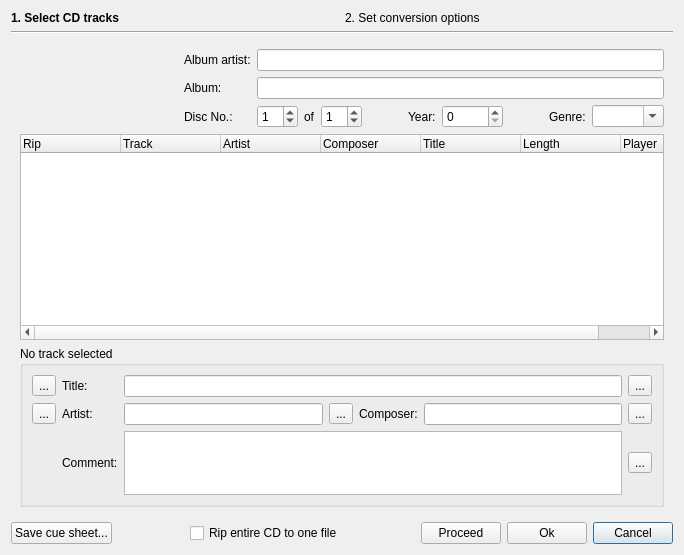
<?xml version="1.0" encoding="UTF-8"?>
<ui version="4.0">
 <class>CDOpener</class>
 <widget class="QDialog" name="CDOpener">
  <property name="geometry">
   <rect>
    <x>0</x>
    <y>0</y>
    <width>684</width>
    <height>555</height>
   </rect>
  </property>
  <property name="windowTitle">
   <string>Add CD tracks</string>
  </property>
  <property name="windowIcon">
   <iconset theme="media-optical-audio"/>
  </property>
  <layout class="QVBoxLayout" name="verticalLayout_2">
   <item>
    <layout class="QHBoxLayout" name="horizontalLayout">
     <item>
      <widget class="QLabel" name="step1Label">
       <property name="font">
        <font>
         <weight>75</weight>
         <bold>true</bold>
        </font>
       </property>
       <property name="text">
        <string>1. Select CD tracks</string>
       </property>
      </widget>
     </item>
     <item>
      <widget class="QLabel" name="step2Label">
       <property name="text">
        <string>2. Set conversion options</string>
       </property>
      </widget>
     </item>
    </layout>
   </item>
   <item>
    <widget class="Line" name="line">
     <property name="orientation">
      <enum>Qt::Horizontal</enum>
     </property>
    </widget>
   </item>
   <item>
    <widget class="QStackedWidget" name="stackedWidget">
     <property name="currentIndex">
      <number>0</number>
     </property>
     <widget class="QWidget" name="page">
      <layout class="QVBoxLayout" name="verticalLayout">
       <item>
        <layout class="QGridLayout" name="gridLayout">
         <item row="0" column="0" rowspan="3">
          <widget class="QLabel" name="coverLabel">
           <property name="sizePolicy">
            <sizepolicy hsizetype="Expanding" vsizetype="Expanding">
             <horstretch>0</horstretch>
             <verstretch>0</verstretch>
            </sizepolicy>
           </property>
           <property name="text">
            <string/>
           </property>
           <property name="scaledContents">
            <bool>true</bool>
           </property>
           <property name="alignment">
            <set>Qt::AlignCenter</set>
           </property>
          </widget>
         </item>
         <item row="0" column="1">
          <widget class="QLabel" name="albumArtistLabel">
           <property name="text">
            <string>Album artist:</string>
           </property>
          </widget>
         </item>
         <item row="0" column="2">
          <widget class="QLineEdit" name="albumArtistLineEdit"/>
         </item>
         <item row="1" column="1">
          <widget class="QLabel" name="albumLabel">
           <property name="text">
            <string>Album:</string>
           </property>
          </widget>
         </item>
         <item row="1" column="2">
          <widget class="QLineEdit" name="albumLineEdit"/>
         </item>
         <item row="2" column="1">
          <widget class="QLabel" name="discNoLabel">
           <property name="text">
            <string>Disc No.:</string>
           </property>
          </widget>
         </item>
         <item row="2" column="2">
          <layout class="QHBoxLayout" name="horizontalLayout_3">
           <item>
            <widget class="QSpinBox" name="discNoSpinBox">
             <property name="value">
              <number>1</number>
             </property>
            </widget>
           </item>
           <item>
            <widget class="QLabel" name="label_5">
             <property name="text">
              <string>of</string>
             </property>
            </widget>
           </item>
           <item>
            <widget class="QSpinBox" name="discNoTotalSpinBox">
             <property name="value">
              <number>1</number>
             </property>
            </widget>
           </item>
           <item>
            <spacer name="horizontalSpacer_2">
             <property name="orientation">
              <enum>Qt::Horizontal</enum>
             </property>
             <property name="sizeHint" stdset="0">
              <size>
               <width>40</width>
               <height>20</height>
              </size>
             </property>
            </spacer>
           </item>
           <item>
            <widget class="QLabel" name="label_6">
             <property name="text">
              <string>Year:</string>
             </property>
            </widget>
           </item>
           <item>
            <widget class="QSpinBox" name="yearSpinBox">
             <property name="maximum">
              <number>99999</number>
             </property>
            </widget>
           </item>
           <item>
            <spacer name="horizontalSpacer_3">
             <property name="orientation">
              <enum>Qt::Horizontal</enum>
             </property>
             <property name="sizeHint" stdset="0">
              <size>
               <width>40</width>
               <height>20</height>
              </size>
             </property>
            </spacer>
           </item>
           <item>
            <widget class="QLabel" name="label_7">
             <property name="text">
              <string>Genre:</string>
             </property>
            </widget>
           </item>
           <item>
            <widget class="QComboBox" name="genreComboBox">
             <property name="sizePolicy">
              <sizepolicy hsizetype="Preferred" vsizetype="Fixed">
               <horstretch>1</horstretch>
               <verstretch>0</verstretch>
              </sizepolicy>
             </property>
             <property name="editable">
              <bool>true</bool>
             </property>
            </widget>
           </item>
          </layout>
         </item>
        </layout>
       </item>
       <item>
        <widget class="QTreeWidget" name="tracksTreeWidget">
         <property name="sizePolicy">
          <sizepolicy hsizetype="Expanding" vsizetype="Expanding">
           <horstretch>0</horstretch>
           <verstretch>1</verstretch>
          </sizepolicy>
         </property>
         <property name="selectionMode">
          <enum>QAbstractItemView::ExtendedSelection</enum>
         </property>
         <property name="rootIsDecorated">
          <bool>false</bool>
         </property>
         <column>
          <property name="text">
           <string>Rip</string>
          </property>
         </column>
         <column>
          <property name="text">
           <string>Track</string>
          </property>
         </column>
         <column>
          <property name="text">
           <string>Artist</string>
          </property>
         </column>
         <column>
          <property name="text">
           <string>Composer</string>
          </property>
         </column>
         <column>
          <property name="text">
           <string>Title</string>
          </property>
         </column>
         <column>
          <property name="text">
           <string>Length</string>
          </property>
         </column>
         <column>
          <property name="text">
           <string>Player</string>
          </property>
         </column>
        </widget>
       </item>
       <item>
        <widget class="QGroupBox" name="trackGroupBox">
         <property name="sizePolicy">
          <sizepolicy hsizetype="Preferred" vsizetype="Preferred">
           <horstretch>0</horstretch>
           <verstretch>0</verstretch>
          </sizepolicy>
         </property>
         <property name="title">
          <string>No track selected</string>
         </property>
         <layout class="QGridLayout" name="gridLayout_2">
          <item row="0" column="0">
           <widget class="QToolButton" name="trackUpButton">
            <property name="text">
             <string>...</string>
            </property>
            <property name="icon">
             <iconset theme="arrow-up"/>
            </property>
            <property name="autoRepeat">
             <bool>true</bool>
            </property>
           </widget>
          </item>
          <item row="0" column="1">
           <widget class="QLabel" name="titleLabel">
            <property name="text">
             <string>Title:</string>
            </property>
           </widget>
          </item>
          <item row="1" column="0">
           <widget class="QToolButton" name="trackDownButton">
            <property name="text">
             <string>...</string>
            </property>
            <property name="icon">
             <iconset theme="arrow-down"/>
            </property>
            <property name="autoRepeat">
             <bool>true</bool>
            </property>
           </widget>
          </item>
          <item row="1" column="1">
           <widget class="QLabel" name="artistLabel">
            <property name="text">
             <string>Artist:</string>
            </property>
           </widget>
          </item>
          <item row="1" column="2" colspan="2">
           <layout class="QHBoxLayout" name="horizontalLayout_4">
            <item>
             <widget class="QLineEdit" name="artistLineEdit"/>
            </item>
            <item>
             <widget class="QToolButton" name="editArtistButton">
              <property name="text">
               <string>...</string>
              </property>
              <property name="icon">
               <iconset theme="document-edit"/>
              </property>
             </widget>
            </item>
            <item>
             <widget class="QLabel" name="label_9">
              <property name="text">
               <string>Composer:</string>
              </property>
             </widget>
            </item>
            <item>
             <widget class="QLineEdit" name="composerLineEdit"/>
            </item>
            <item>
             <widget class="QToolButton" name="editComposerButton">
              <property name="text">
               <string>...</string>
              </property>
              <property name="icon">
               <iconset theme="document-edit"/>
              </property>
             </widget>
            </item>
           </layout>
          </item>
          <item row="2" column="1">
           <widget class="QLabel" name="commentLabel">
            <property name="text">
             <string>Comment:</string>
            </property>
           </widget>
          </item>
          <item row="2" column="2">
           <widget class="QTextEdit" name="commentTextEdit">
            <property name="sizePolicy">
             <sizepolicy hsizetype="Expanding" vsizetype="Expanding">
              <horstretch>0</horstretch>
              <verstretch>0</verstretch>
             </sizepolicy>
            </property>
            <property name="minimumSize">
             <size>
              <width>0</width>
              <height>0</height>
             </size>
            </property>
            <property name="maximumSize">
             <size>
              <width>16777215</width>
              <height>64</height>
             </size>
            </property>
           </widget>
          </item>
          <item row="2" column="3">
           <widget class="QToolButton" name="editCommentButton">
            <property name="text">
             <string>...</string>
            </property>
            <property name="icon">
             <iconset theme="document-edit"/>
            </property>
           </widget>
          </item>
          <item row="0" column="2" colspan="2">
           <layout class="QHBoxLayout" name="horizontalLayout_5">
            <item>
             <widget class="QLineEdit" name="titleLineEdit"/>
            </item>
            <item>
             <widget class="QToolButton" name="editTitleButton">
              <property name="text">
               <string>...</string>
              </property>
              <property name="icon">
               <iconset theme="document-edit"/>
              </property>
             </widget>
            </item>
           </layout>
          </item>
         </layout>
        </widget>
       </item>
      </layout>
     </widget>
     <widget class="Options" name="options"/>
    </widget>
   </item>
   <item>
    <layout class="QHBoxLayout" name="horizontalLayout_2">
     <item>
      <widget class="QPushButton" name="saveCueSheetButton">
       <property name="text">
        <string>Save cue sheet...</string>
       </property>
       <property name="icon">
        <iconset theme="document-save"/>
       </property>
      </widget>
     </item>
     <item>
      <spacer name="horizontalSpacer_4">
       <property name="orientation">
        <enum>Qt::Horizontal</enum>
       </property>
       <property name="sizeHint" stdset="0">
        <size>
         <width>40</width>
         <height>20</height>
        </size>
       </property>
      </spacer>
     </item>
     <item>
      <widget class="QCheckBox" name="ripEntireCdCheckBox">
       <property name="text">
        <string>Rip entire CD to one file</string>
       </property>
      </widget>
     </item>
     <item>
      <spacer name="horizontalSpacer">
       <property name="orientation">
        <enum>Qt::Horizontal</enum>
       </property>
       <property name="sizeHint" stdset="0">
        <size>
         <width>40</width>
         <height>20</height>
        </size>
       </property>
      </spacer>
     </item>
     <item>
      <widget class="QPushButton" name="proceedButton">
       <property name="text">
        <string>Proceed</string>
       </property>
       <property name="icon">
        <iconset theme="go-next">
         <normaloff/>
        </iconset>
       </property>
      </widget>
     </item>
     <item>
      <widget class="QPushButton" name="okButton">
       <property name="text">
        <string>Ok</string>
       </property>
       <property name="icon">
        <iconset theme="dialog-ok">
         <normaloff>../../../../../</normaloff>../../../../../</iconset>
       </property>
      </widget>
     </item>
     <item>
      <widget class="QPushButton" name="cancelButton">
       <property name="text">
        <string>Cancel</string>
       </property>
       <property name="icon">
        <iconset theme="dialog-close">
         <normaloff>../../../../../</normaloff>../../../../../</iconset>
       </property>
       <property name="default">
        <bool>true</bool>
       </property>
      </widget>
     </item>
    </layout>
   </item>
  </layout>
 </widget>
 <customwidgets>
  <customwidget>
   <class>Options</class>
   <extends>QWidget</extends>
   <header>options.h</header>
   <container>1</container>
  </customwidget>
 </customwidgets>
 <resources/>
 <connections/>
</ui>
